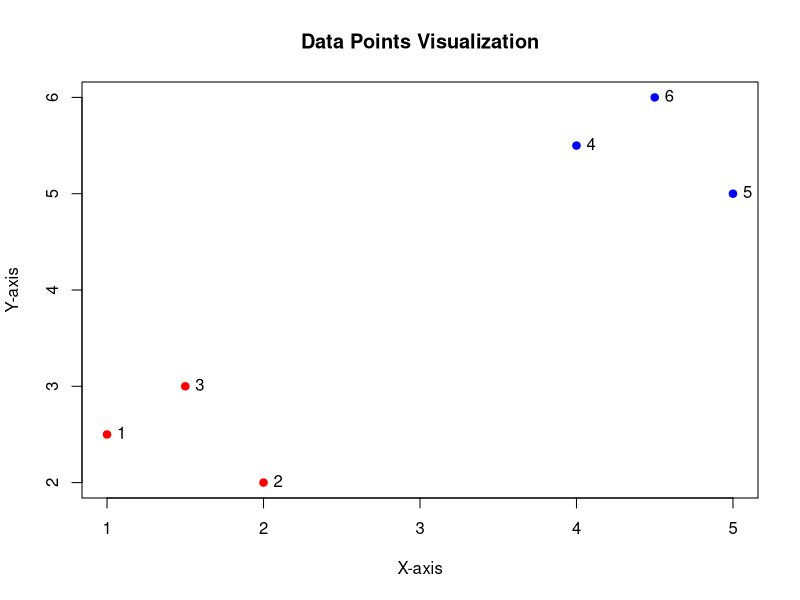

Here is the R script that generated this plot:
## ---- chunk 1
# Generate two clusters
cluster1 <- matrix(c(1, 2, 1.5, 2.5, 2, 3), ncol = 2)
cluster2 <- matrix(c(4, 5, 4.5, 5.5, 5, 6), ncol = 2)
data <- rbind(cluster1, cluster2)
## ---- chunk 2
plot(data, col = c(rep("red", nrow(cluster1)), rep("blue", nrow(cluster2))), pch = 19, xlab = "X-axis", ylab = "Y-axis")
text(data, labels = 1:nrow(data), pos = 4, col = "black")  # Adding labels
title("Data Points Visualization")

## ---- chunk 3
epsilon <- 1.5  # Set epsilon value
n <- nrow(data)
similarity_matrix <- matrix(0, n, n)

for (i in 1:n) {
  for (j in 1:n) {
    if (i != j && dist(rbind(data[i, ], data[j, ])) < epsilon) {
      similarity_matrix[i, j] <- 1
      similarity_matrix[j, i] <- 1
    }
  }
}

print(similarity_matrix)
## ---- chunk 4
degree_matrix <- diag(apply(similarity_matrix, 1, sum))
laplacian_matrix <- degree_matrix - similarity_matrix
print(laplacian_matrix)
## ---- chunk 5
eigen_result <- eigen(laplacian_matrix)

# Sort eigenvalues and their corresponding eigenvectors
sorted_indices <- order(eigen_result$values)
sorted_eigenvalues <- eigen_result$values[sorted_indices]
sorted_eigenvectors <- eigen_result$vectors[, sorted_indices]

# Select the smallest two eigenvalues and their corresponding eigenvectors
smallest_eigenvalues <- sorted_eigenvalues[1:2]
smallest_eigenvectors <- sorted_eigenvectors[, 1:2]
print(smallest_eigenvalues)
print(smallest_eigenvectors)
## ---- chunk 6
gamma <- 1  # Scale parameter for the RBF kernel
n <- nrow(data)
similarity_matrix <- matrix(0, n, n)

for (i in 1:n) {
  for (j in 1:n) {
    if (i != j) {
      distance <- dist(rbind(data[i, ], data[j, ]))^2
      similarity_matrix[i, j] <- exp(-gamma * distance)
    }
  }
}

print(similarity_matrix)
## ---- chunk 7
degree_matrix <- diag(apply(similarity_matrix, 1, sum))
laplacian_matrix <- degree_matrix - similarity_matrix
print(laplacian_matrix)
## ---- chunk 8
eigen_result <- eigen(laplacian_matrix)

# Sort eigenvalues and their corresponding eigenvectors
sorted_indices <- order(eigen_result$values)
sorted_eigenvalues <- eigen_result$values[sorted_indices]
sorted_eigenvectors <- eigen_result$vectors[, sorted_indices]

# Select the smallest two eigenvalues and their corresponding eigenvectors
smallest_eigenvalues <- sorted_eigenvalues[1:2]
smallest_eigenvectors <- sorted_eigenvectors[, 1:2]
print(smallest_eigenvalues)
print(smallest_eigenvectors)
